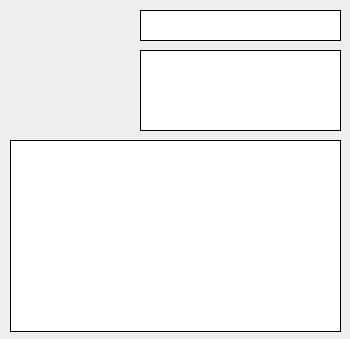
<?xml version="1.0" encoding="UTF-8"?>
<ui version="4.0">
 <class>News</class>
 <widget class="QWidget" name="News">
  <property name="geometry">
   <rect>
    <x>0</x>
    <y>0</y>
    <width>350</width>
    <height>339</height>
   </rect>
  </property>
  <property name="windowTitle">
   <string>Form</string>
  </property>
  <widget class="QLabel" name="Image">
   <property name="geometry">
    <rect>
     <x>10</x>
     <y>10</y>
     <width>121</width>
     <height>121</height>
    </rect>
   </property>
   <property name="styleSheet">
    <string notr="true"/>
   </property>
   <property name="text">
    <string/>
   </property>
  </widget>
  <widget class="QTextBrowser" name="MainText">
   <property name="geometry">
    <rect>
     <x>10</x>
     <y>140</y>
     <width>331</width>
     <height>192</height>
    </rect>
   </property>
   <property name="styleSheet">
    <string notr="true">border: 1px solid black;</string>
   </property>
  </widget>
  <widget class="QTextBrowser" name="Heading">
   <property name="geometry">
    <rect>
     <x>140</x>
     <y>10</y>
     <width>201</width>
     <height>31</height>
    </rect>
   </property>
   <property name="styleSheet">
    <string notr="true">border: 1px solid black;</string>
   </property>
   <property name="html">
    <string>&lt;!DOCTYPE HTML PUBLIC &quot;-//W3C//DTD HTML 4.0//EN&quot; &quot;http://www.w3.org/TR/REC-html40/strict.dtd&quot;&gt;
&lt;html&gt;&lt;head&gt;&lt;meta name=&quot;qrichtext&quot; content=&quot;1&quot; /&gt;&lt;style type=&quot;text/css&quot;&gt;
p, li { white-space: pre-wrap; }
&lt;/style&gt;&lt;/head&gt;&lt;body style=&quot; font-family:'MS Shell Dlg 2'; font-size:8.25pt; font-weight:400; font-style:normal;&quot;&gt;
&lt;p style=&quot;-qt-paragraph-type:empty; margin-top:0px; margin-bottom:0px; margin-left:0px; margin-right:0px; -qt-block-indent:0; text-indent:0px; font-size:8pt;&quot;&gt;&lt;br /&gt;&lt;/p&gt;&lt;/body&gt;&lt;/html&gt;</string>
   </property>
  </widget>
  <widget class="QTextBrowser" name="Topic">
   <property name="geometry">
    <rect>
     <x>140</x>
     <y>50</y>
     <width>201</width>
     <height>81</height>
    </rect>
   </property>
   <property name="styleSheet">
    <string notr="true">border: 1px solid black;</string>
   </property>
  </widget>
 </widget>
 <tabstops>
  <tabstop>Heading</tabstop>
  <tabstop>Topic</tabstop>
  <tabstop>MainText</tabstop>
 </tabstops>
 <resources/>
 <connections/>
</ui>
